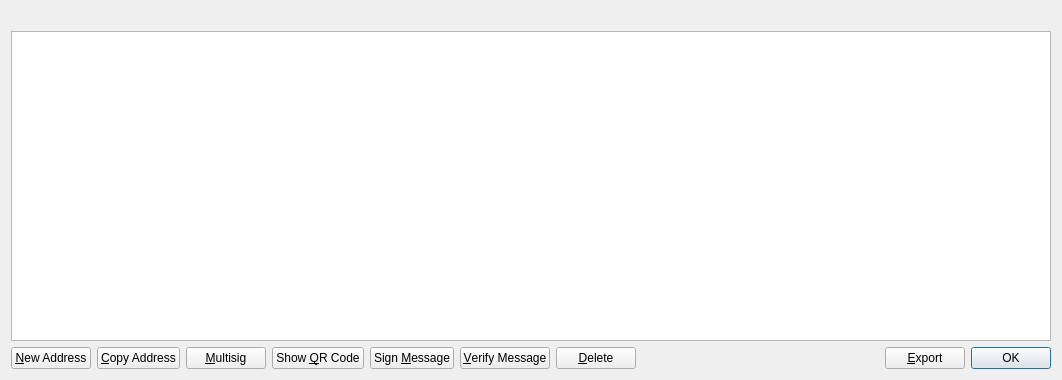
<?xml version="1.0" encoding="UTF-8"?>
<ui version="4.0">
 <class>AddressBookPage</class>
 <widget class="QWidget" name="AddressBookPage">
  <property name="geometry">
   <rect>
    <x>0</x>
    <y>0</y>
    <width>1062</width>
    <height>380</height>
   </rect>
  </property>
  <property name="windowTitle">
   <string>Address Book</string>
  </property>
  <layout class="QVBoxLayout" name="verticalLayout">
   <item>
    <widget class="QLabel" name="labelExplanation">
     <property name="textFormat">
      <enum>Qt::PlainText</enum>
     </property>
     <property name="wordWrap">
      <bool>true</bool>
     </property>
    </widget>
   </item>
   <item>
    <widget class="QTableView" name="tableView">
     <property name="contextMenuPolicy">
      <enum>Qt::CustomContextMenu</enum>
     </property>
     <property name="toolTip">
      <string>Double-click to edit address or label</string>
     </property>
     <property name="tabKeyNavigation">
      <bool>false</bool>
     </property>
     <property name="alternatingRowColors">
      <bool>true</bool>
     </property>
     <property name="selectionMode">
      <enum>QAbstractItemView::SingleSelection</enum>
     </property>
     <property name="selectionBehavior">
      <enum>QAbstractItemView::SelectRows</enum>
     </property>
     <property name="sortingEnabled">
      <bool>true</bool>
     </property>
     <attribute name="verticalHeaderVisible">
      <bool>false</bool>
     </attribute>
    </widget>
   </item>
   <item>
    <layout class="QHBoxLayout" name="horizontalLayout">
     <item>
      <widget class="QPushButton" name="newAddress">
       <property name="toolTip">
        <string>Create a new address</string>
       </property>
       <property name="text">
        <string>&amp;New Address</string>
       </property>
       <property name="icon">
        <iconset resource="../catcoin.qrc">
         <normaloff>:/icons/add</normaloff>:/icons/add</iconset>
       </property>
      </widget>
     </item>
     <item>
      <widget class="QPushButton" name="copyAddress">
       <property name="toolTip">
        <string>Copy the currently selected address to the system clipboard</string>
       </property>
       <property name="text">
        <string>&amp;Copy Address</string>
       </property>
       <property name="icon">
        <iconset resource="../catcoin.qrc">
         <normaloff>:/icons/editcopy</normaloff>:/icons/editcopy</iconset>
       </property>
      </widget>
     </item>
     <item>
      <widget class="QPushButton" name="multisigButton">
       <property name="toolTip">
        <string>Create or import a multisig address</string>
       </property>
       <property name="text">
        <string>&amp;Multisig</string>
       </property>
       <property name="icon">
        <iconset resource="../catcoin.qrc">
         <normaloff>:/icons/multisig</normaloff>:/icons/multisig</iconset>
       </property>
      </widget>
     </item>
     <item>
      <widget class="QPushButton" name="showQRCode">
       <property name="text">
        <string>Show &amp;QR Code</string>
       </property>
       <property name="icon">
        <iconset resource="../catcoin.qrc">
         <normaloff>:/icons/qrcode</normaloff>:/icons/qrcode</iconset>
       </property>
      </widget>
     </item>
     <item>
      <widget class="QPushButton" name="signMessage">
       <property name="toolTip">
        <string>Sign a message to prove you own a Catcoin address</string>
       </property>
       <property name="text">
        <string>Sign &amp;Message</string>
       </property>
       <property name="icon">
        <iconset resource="../catcoin.qrc">
         <normaloff>:/icons/edit</normaloff>:/icons/edit</iconset>
       </property>
      </widget>
     </item>
     <item>
      <widget class="QPushButton" name="verifyMessage">
       <property name="toolTip">
        <string>Verify a message to ensure it was signed with a specified Catcoin address</string>
       </property>
       <property name="text">
        <string>&amp;Verify Message</string>
       </property>
       <property name="icon">
        <iconset resource="../catcoin.qrc">
         <normaloff>:/icons/transaction_0</normaloff>:/icons/transaction_0</iconset>
       </property>
      </widget>
     </item>
     <item>
      <widget class="QPushButton" name="deleteAddress">
       <property name="toolTip">
        <string>Delete the currently selected address from the list</string>
       </property>
       <property name="text">
        <string>&amp;Delete</string>
       </property>
       <property name="icon">
        <iconset resource="../catcoin.qrc">
         <normaloff>:/icons/remove</normaloff>:/icons/remove</iconset>
       </property>
      </widget>
     </item>
     <item>
      <spacer name="horizontalSpacer">
       <property name="orientation">
        <enum>Qt::Horizontal</enum>
       </property>
       <property name="sizeHint" stdset="0">
        <size>
         <width>40</width>
         <height>20</height>
        </size>
       </property>
      </spacer>
     </item>
     <item>
      <widget class="QPushButton" name="exportButton">
       <property name="toolTip">
        <string>Export the data in the current tab to a file</string>
       </property>
       <property name="text">
        <string>&amp;Export</string>
       </property>
       <property name="icon">
        <iconset resource="../catcoin.qrc">
         <normaloff>:/icons/export</normaloff>:/icons/export</iconset>
       </property>
      </widget>
     </item>
     <item>
      <widget class="QDialogButtonBox" name="buttonBox">
       <property name="sizePolicy">
        <sizepolicy hsizetype="Maximum" vsizetype="Fixed">
         <horstretch>0</horstretch>
         <verstretch>0</verstretch>
        </sizepolicy>
       </property>
       <property name="standardButtons">
        <set>QDialogButtonBox::Ok</set>
       </property>
      </widget>
     </item>
    </layout>
   </item>
  </layout>
 </widget>
 <resources>
  <include location="../catcoin.qrc"/>
 </resources>
 <connections/>
</ui>
